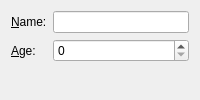
<ui version="4.0">
 <class>BuddyForm</class>
 <widget class="QWidget" name="BuddyForm">
  <property name="windowTitle">
   <string>Buddy</string>
  </property>
  <layout class="QFormLayout" name="formLayout">
   <item row="0" column="0">
    <widget class="QLabel" name="nameLabel">
     <property name="text">
      <string>&amp;Name:</string>
     </property>
     <property name="buddy">
      <cstring>nameEdit</cstring>
     </property>
    </widget>
   </item>
   <item row="0" column="1">
    <widget class="QLineEdit" name="nameEdit"/>
   </item>
   <item row="1" column="0">
    <widget class="QLabel" name="ageLabel">
     <property name="text">
      <string>&amp;Age:</string>
     </property>
     <property name="buddy">
      <cstring>ageSpin</cstring>
     </property>
    </widget>
   </item>
   <item row="1" column="1">
    <widget class="QSpinBox" name="ageSpin"/>
   </item>
  </layout>
 </widget>
 <resources/>
 <connections/>
</ui>
